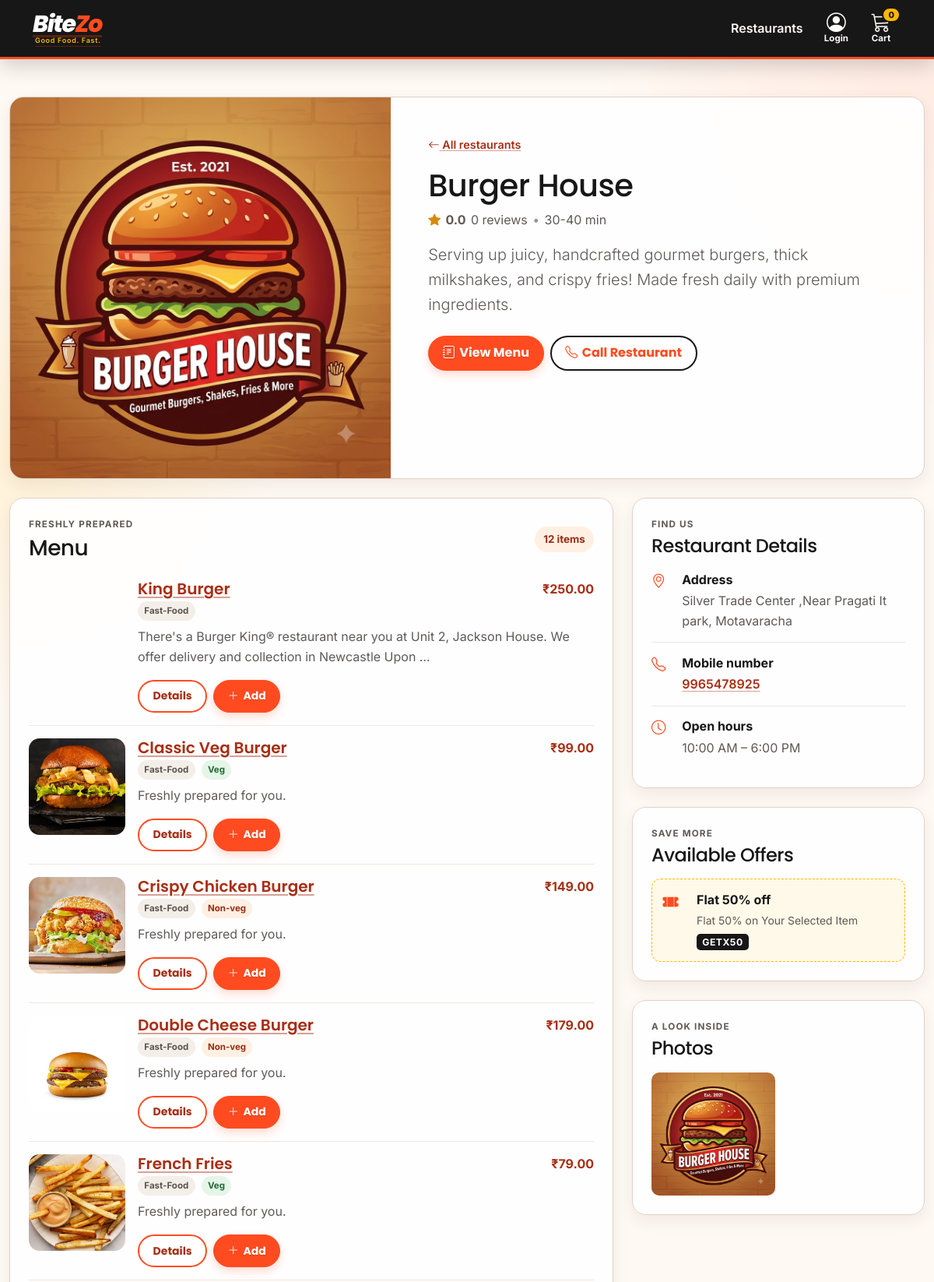
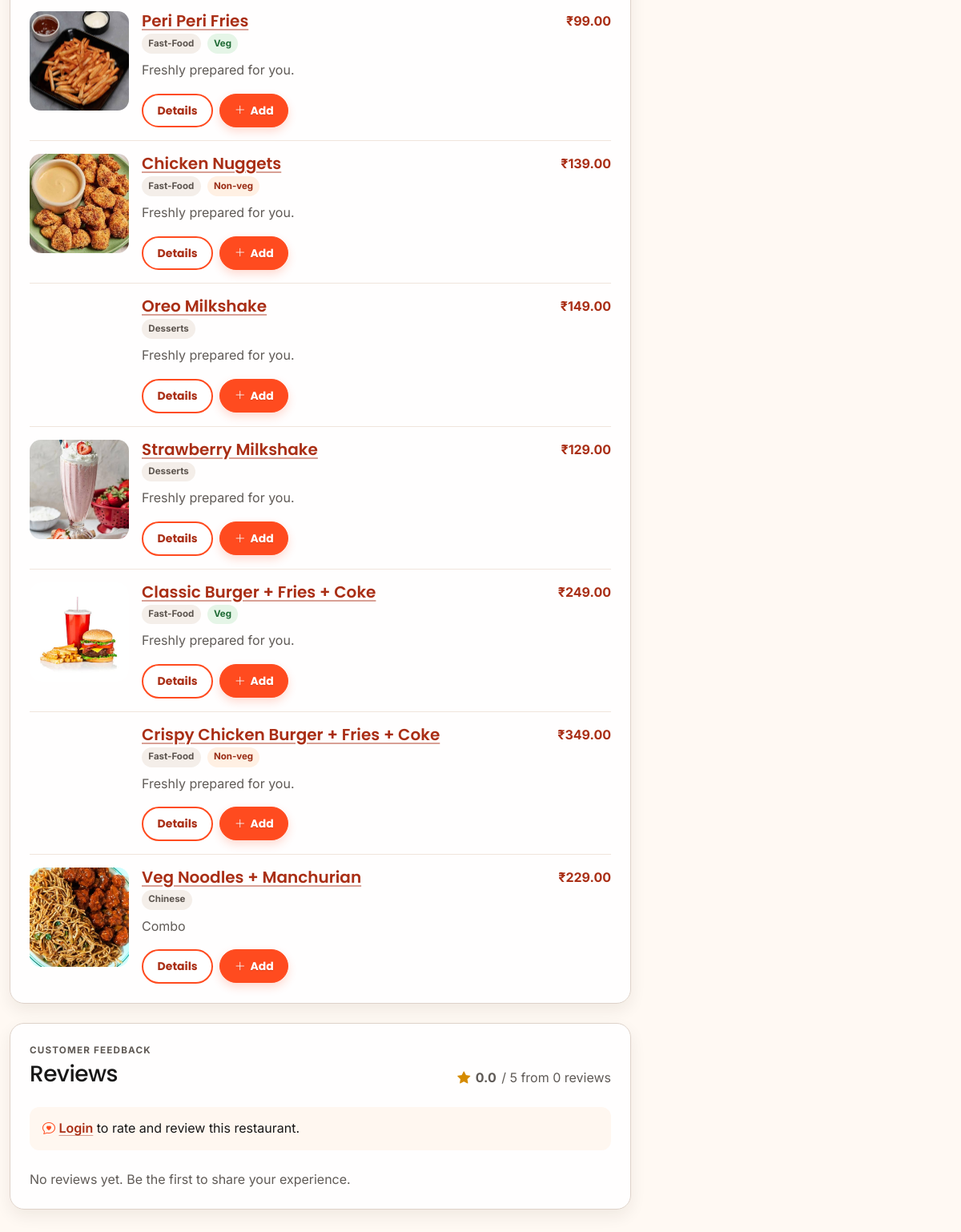
The app's page /restaurants/2/ with its own data (2 pictures, top to bottom).
### products/models.py (models this page shows, shortened)
class Restaurant(models.Model):
    name = models.CharField(max_length=150, unique=True)
    description = models.TextField(blank=True)
    image = models.ImageField(upload_to="restaurants/", blank=True, null=True)
    delivery_time = models.CharField(max_length=50, default="30-40 min")
    address = models.TextField(blank=True)
    phone = models.CharField(max_length=20, blank=True)
    opening_time = models.TimeField(null=True, blank=True)
    closing_time = models.TimeField(null=True, blank=True)
    is_active = models.BooleanField(default=True)
    is_cloud_kitchen = models.BooleanField(
        default=False,
        verbose_name="cloud kitchen",
        help_text="Show this kitchen on the GharKaKhana tab.",
    )

class Product(models.Model):
    DIETARY_CHOICES = [
        ("veg", "Vegetarian"),
        ("non_veg", "Non-vegetarian"),
        ("unknown", "Not specified"),
    ]
    restaurant = models.CharField(max_length=1000)
    restaurant_ref = models.ForeignKey(
        Restaurant, on_delete=models.SET_NULL, null=True, blank=True,
        related_name="products",
    )
    category = models.ForeignKey(
        Category, on_delete=models.SET_NULL, null=True, blank=True,
        related_name="products",
    )
    dietary_type = models.CharField(
        max_length=10, choices=DIETARY_CHOICES, default="unknown"
    )
    name = models.CharField(max_length=1000)
    description = models.TextField(
        blank=True
    )
    price = models.DecimalField(
        max_digits=10,
        decimal_places=2
    )
    image = models.ImageField(
        upload_to="products/",
        blank=True,
        null=True
    )
    is_available = models.BooleanField(
        default=True
    )
    created_at = models.DateTimeField(
        auto_now_add=True
    )

class Category(models.Model):
    name = models.CharField(max_length=80, unique=True)
    slug = models.SlugField(unique=True)
    image = models.ImageField(upload_to="categories/", blank=True, null=True)
    class Meta:
        ordering = ["name"]

class RestaurantOffer(models.Model):
    restaurant = models.ForeignKey(
        Restaurant, on_delete=models.CASCADE, related_name="offers"
    )
    title = models.CharField(max_length=120)
    code = models.CharField(max_length=40, blank=True)
    description = models.TextField(blank=True)
    terms = models.CharField(max_length=255, blank=True)
    valid_until = models.DateField(null=True, blank=True)
    is_active = models.BooleanField(default=True)
    class Meta:
        ordering = ["valid_until", "title"]

### products/views.py (the view)
# urls.py: path("restaurants/<int:id>/", views.restaurant_detail, name="restaurant_detail"),
def restaurant_detail(request, id):
    restaurant = get_object_or_404(Restaurant, id=id, is_active=True)
    products = restaurant.products.filter(is_available=True).select_related("category")
    active_offers = restaurant.offers.filter(is_active=True).filter(
        Q(valid_until__isnull=True) | Q(valid_until__gte=timezone.localdate())
    )
    reviews = restaurant.reviews.select_related("user")
    rating_summary = reviews.aggregate(average=Avg("rating"), count=Count("id"))
    user_review = None
    if request.user.is_authenticated:
        user_review = reviews.filter(user=request.user).first()
    return render(request, "products/restaurant_detail.html", {
        "restaurant": restaurant,
        "products": products,
        "photos": restaurant.photos.all(),
        "offers": active_offers,
        "reviews": reviews,
        "rating_average": rating_summary["average"] or 0,
        "review_count": rating_summary["count"],
        "user_review": user_review,
    })

### templates/products/restaurant_detail.html (shortened to what this page needs)
{% extends "base.html" %}
{% block content %}
<section class="restaurant-hero card border-0 shadow-sm mb-4">
    <div class="row g-0 align-items-stretch">
        <div class="col-lg-5">
            {% if restaurant.image %}
            <img src="{{ restaurant.image.url }}" class="restaurant-hero-image" alt="{{ restaurant.name }}">
            {% else %}
            <div class="restaurant-hero-placeholder"><i class="bi bi-shop"></i></div>
            {% endif %}
        </div>
        <div class="col-lg-7">
            <div class="card-body p-4 p-lg-5">
                <a href="{% url 'restaurant_list' %}" class="restaurant-back"><i class="bi bi-arrow-left"></i> All restaurants</a>
                <h1 class="mt-3 mb-2">{{ restaurant.name }}</h1>
                <div class="restaurant-rating mb-3" aria-label="{{ rating_average|floatformat:1 }} out of 5 stars">
                    <i class="bi bi-star-fill"></i>
                    <strong>{{ rating_average|floatformat:1 }}</strong>
                    <span>{{ review_count }} review{{ review_count|pluralize }}</span>
                    <span class="restaurant-dot">•</span>
                    <span>{{ restaurant.delivery_time }}</span>
                </div>
                <p class="lead text-muted mb-4">{{ restaurant.description|default:"Freshly prepared food, delivered with BiteZo." }}</p>
                <div class="d-flex flex-wrap gap-2">
                    <a href="#menu" class="btn btn-danger"><i class="bi bi-journal-text"></i> View Menu</a>
                    {% if restaurant.phone %}
                    <a href="tel:{{ restaurant.phone }}" class="btn btn-outline-secondary"><i class="bi bi-telephone"></i> Call Restaurant</a>
                    {% endif %}
                </div>
            </div>
        </div>
    </div>
</section>
<div class="row g-4">
    <div class="col-lg-8">
        <section class="restaurant-section card mb-4" aria-labelledby="menu-heading">
            <div class="card-body p-4">
                <div class="d-flex justify-content-between align-items-center mb-4">
                    <div>
                        <p class="section-kicker mb-1">Freshly prepared</p>
                        <h2 id="menu-heading" class="h3 mb-0">Menu</h2>
                    </div>
                    <span class="menu-count">{{ products|length }} item{{ products|length|pluralize }}</span>
                </div>
                <div id="menu" class="restaurant-menu-list">
                    {% for product in products %}
                    <article class="restaurant-menu-item">
                        {% if product.image %}
                        <img src="{{ product.image.url }}" alt="{{ product.name }}" loading="lazy" decoding="async">
                        {% else %}
                        <div class="restaurant-menu-placeholder"><i class="bi bi-egg-fried"></i></div>
                        {% endif %}
                        <div class="restaurant-menu-content">
                            <div class="d-flex justify-content-between gap-3">
                                <div>
                                    <h3 class="h5 mb-1"><a href="{% url 'product_detail' product.id %}">{{ product.name }}</a></h3>
                                    <div class="d-flex flex-wrap gap-2 mb-2">
                                        {% if product.category %}<span class="menu-pill">{{ product.category.name }}</span>{% endif %}
                                        {% if product.dietary_type == "veg" %}<span class="menu-pill menu-pill-veg">Veg</span>{% endif %}
                                        {% if product.dietary_type == "non_veg" %}<span class="menu-pill menu-pill-nonveg">Non-veg</span>{% endif %}
                                    </div>
                                </div>
                                <strong class="menu-price">₹{{ product.price }}</strong>
                            </div>
                            <p class="text-muted mb-3">{{ product.description|default:"Freshly prepared for you."|truncatewords:20 }}</p>
                            <div class="d-flex align-items-center gap-2">
                                <a href="{% url 'product_detail' product.id %}" class="btn btn-outline-danger btn-sm">Details</a>
                                <form method="post" action="{% url 'cart_add' %}">
                                    <button class="btn btn-danger btn-sm"><i class="bi bi-plus-lg"></i> Add</button>
                                </form>
                            </div>
                        </div>
                    </article>
                    {% empty %}
                    <div class="alert alert-info mb-0">This restaurant does not have available menu items right now.</div>
                    {% endfor %}
                </div>
            </div>
        </section>
        <section class="restaurant-section card mb-4" aria-labelledby="reviews-heading">
            <div class="card-body p-4">
                <div class="d-flex flex-wrap justify-content-between align-items-end gap-3 mb-4">
                    <div>
                        <p class="section-kicker mb-1">Customer feedback</p>
                        <h2 id="reviews-heading" class="h3 mb-0">Reviews</h2>
                    </div>
                    <div class="review-summary"><i class="bi bi-star-fill"></i> <strong>{{ rating_average|floatformat:1 }}</strong> / 5 from {{ review_count }} review{{ review_count|pluralize }}</div>
                </div>
                {% if request.user.is_authenticated %}
                <form method="post" action="{% url 'restaurant_review' restaurant.id %}" class="review-form mb-4">
                    {% csrf_token %}
                    <div class="row g-3 align-items-end">
                        <div class="col-sm-4">
                            <label for="rating" class="form-label">Your rating</label>
                            <select id="rating" name="rating" class="form-select" required>
                                <option value="">Choose rating</option>
                                {% for value in "12345" %}
                                <option value="{{ value }}" {% if user_review and user_review.rating|stringformat:"s" == value %}selected{% endif %}>{{ value }} star{{ value|pluralize }}</option>
                                {% endfor %}
                            </select>
                        </div>
                        <div class="col-sm-8">
                            <label for="comment" class="form-label">Your review <span class="text-muted">(optional)</span></label>
                            <textarea id="comment" name="comment" class="form-control" rows="2" maxlength="1000" placeholder="Tell other customers about your experience.">{{ user_review.comment|default:'' }}</textarea>
                        </div>
                    </div>
                    <button class="btn btn-danger mt-3">{% if user_review %}Update Review{% else %}Post Review{% endif %}</button>
                </form>
                {% else %}
                <div class="review-login mb-4"><i class="bi bi-chat-heart"></i> <a href="{% url 'login' %}?next={{ request.path }}">Login</a> to rate and review this restaurant.</div>
                {% endif %}
                <div class="review-list">
                    {% for review in reviews %}
                    <article class="review-item">
                        <div class="review-avatar">{{ review.user.username|first|upper }}</div>
                        <div>
                            <div class="d-flex flex-wrap align-items-center gap-2">
                                <strong>{{ review.user.get_full_name|default:review.user.username }}</strong>
                                <span class="review-stars" aria-label="{{ review.rating }} out of 5 stars">
                                    {% for value in "12345" %}{% if forloop.counter <= review.rating %}<i class="bi bi-star-fill"></i>{% else %}<i class="bi bi-star"></i>{% endif %}{% endfor %}
                                </span>
                                <small class="text-muted">{{ review.updated_at|date:"d M Y" }}</small>
                            </div>
                            {% if review.comment %}<p class="mb-0 mt-2">{{ review.comment|linebreaksbr }}</p>{% endif %}
                        </div>
                    </article>
                    {% empty %}
                    <p class="text-muted mb-0">No reviews yet. Be the first to share your experience.</p>
                    {% endfor %}
                </div>
            </div>
        </section>
    </div>
    <aside class="col-lg-4">
        <section class="restaurant-section card mb-4">
            <div class="card-body p-4">
                <p class="section-kicker mb-1">Find us</p>
                <h2 class="h4 mb-3">Restaurant Details</h2>
                <div class="restaurant-detail-row"><i class="bi bi-geo-alt"></i><div><strong>Address</strong><p>{{ restaurant.address|default:"Address will be added soon."|linebreaksbr }}</p></div></div>
                <div class="restaurant-detail-row"><i class="bi bi-telephone"></i><div><strong>Mobile number</strong><p>{% if restaurant.phone %}<a href="tel:{{ restaurant.phone }}">{{ restaurant.phone }}</a>{% else %}Not available{% endif %}</p></div></div>
                <div class="restaurant-detail-row"><i class="bi bi-clock"></i><div><strong>Open hours</strong><p>{% if restaurant.opening_time and restaurant.closing_time %}{{ restaurant.opening_time|time:"g:i A" }} – {{ restaurant.closing_time|time:"g:i A" }}{% else %}Hours will be added soon.{% endif %}</p></div></div>
            </div>
        </section>
        <section class="restaurant-section card mb-4">
            <div class="card-body p-4">
                <p class="section-kicker mb-1">Save more</p>
                <h2 class="h4 mb-3">Available Offers</h2>
                {% for offer in offers %}
                <article class="offer-card">
                    <i class="bi bi-ticket-perforated-fill"></i>
                    <div><strong>{{ offer.title }}</strong><p>{{ offer.description|default:offer.terms }}</p>{% if offer.code %}<code>{{ offer.code }}</code>{% endif %}</div>
                </article>
                {% empty %}
                <p class="text-muted mb-0">No offers are available at the moment.</p>
                {% endfor %}
            </div>
        </section>
        <section class="restaurant-section card">
            <div class="card-body p-4">
                <p class="section-kicker mb-1">A look inside</p>
                <h2 class="h4 mb-3">Photos</h2>
                <div class="restaurant-gallery">
                    {% if restaurant.image %}<img src="{{ restaurant.image.url }}" alt="{{ restaurant.name }}" loading="lazy">{% endif %}
                </div>
            </div>
        </section>
    </aside>
</div>
{% endblock %}

### records on screen
Restaurant: image (picture), name "Burger House", delivery_time "30-40 min", description "Serving up juicy, handcrafted gourmet burgers, thick milkshakes, and crispy fries! Made fresh daily with premium ingredients.", address "Silver Trade Center ,Near Pragati It park, Motavaracha", phone "9965478925", opening_time "10:00 AM", closing_time "6:00 PM"
Product: image (picture), name "King Burger", category.name "Fast-Food", price "250.00", description "There's a Burger King® restaurant near you at Unit 2, Jackson House. We offer delivery and collection in Newcastle Upon …"
Product: image (picture), name "Classic Veg Burger", category.name "Fast-Food", dietary_type "Veg", price "99.00", description "Freshly prepared for you."
Product: image (picture), name "Crispy Chicken Burger", category.name "Fast-Food", dietary_type "Non-veg", price "149.00", description "Freshly prepared for you."
Product: image (picture), name "Double Cheese Burger", category.name "Fast-Food", dietary_type "Non-veg", price "179.00", description "Freshly prepared for you."
Product: image (picture), name "French Fries", category.name "Fast-Food", dietary_type "Veg", price "79.00", description "Freshly prepared for you."
Product: image (picture), name "Peri Peri Fries", category.name "Fast-Food", dietary_type "Veg", price "99.00", description "Freshly prepared for you."
Product: image (picture), name "Chicken Nuggets", category.name "Fast-Food", dietary_type "Non-veg", price "139.00", description "Freshly prepared for you."
Product: image (picture), name "Oreo Milkshake", category.name "Desserts", price "149.00", description "Freshly prepared for you."
Product: image (picture), name "Strawberry Milkshake", category.name "Desserts", price "129.00", description "Freshly prepared for you."
Product: image (picture), name "Classic Burger + Fries + Coke", category.name "Fast-Food", dietary_type "Veg", price "249.00", description "Freshly prepared for you."
Product: image (picture), name "Crispy Chicken Burger + Fries + Coke", category.name "Fast-Food", dietary_type "Non-veg", price "349.00", description "Freshly prepared for you."
Product: image (picture), name "Veg Noodles + Manchurian", category.name "Chinese", price "229.00", description "Combo"
RestaurantOffer: title "Flat 50% off", description "Flat 50% on Your Selected Item", code "GETX50"

### other values on screen
{{ request.session.cart_count|default:0 }} "0"
{{ rating_average|floatformat:1 }} "0.0"
{{ review_count }} "0"
{{ products|length }} "12"
